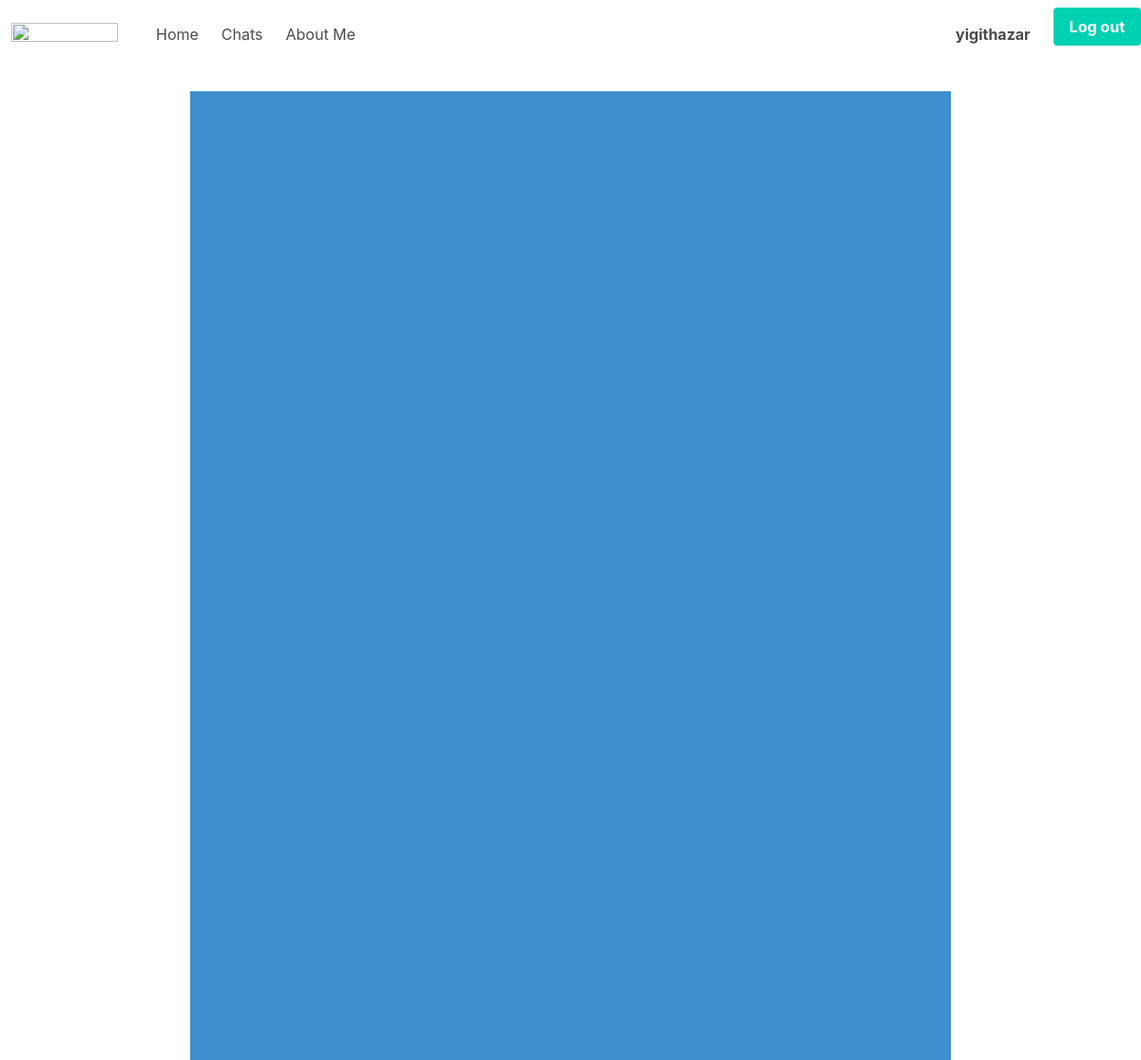
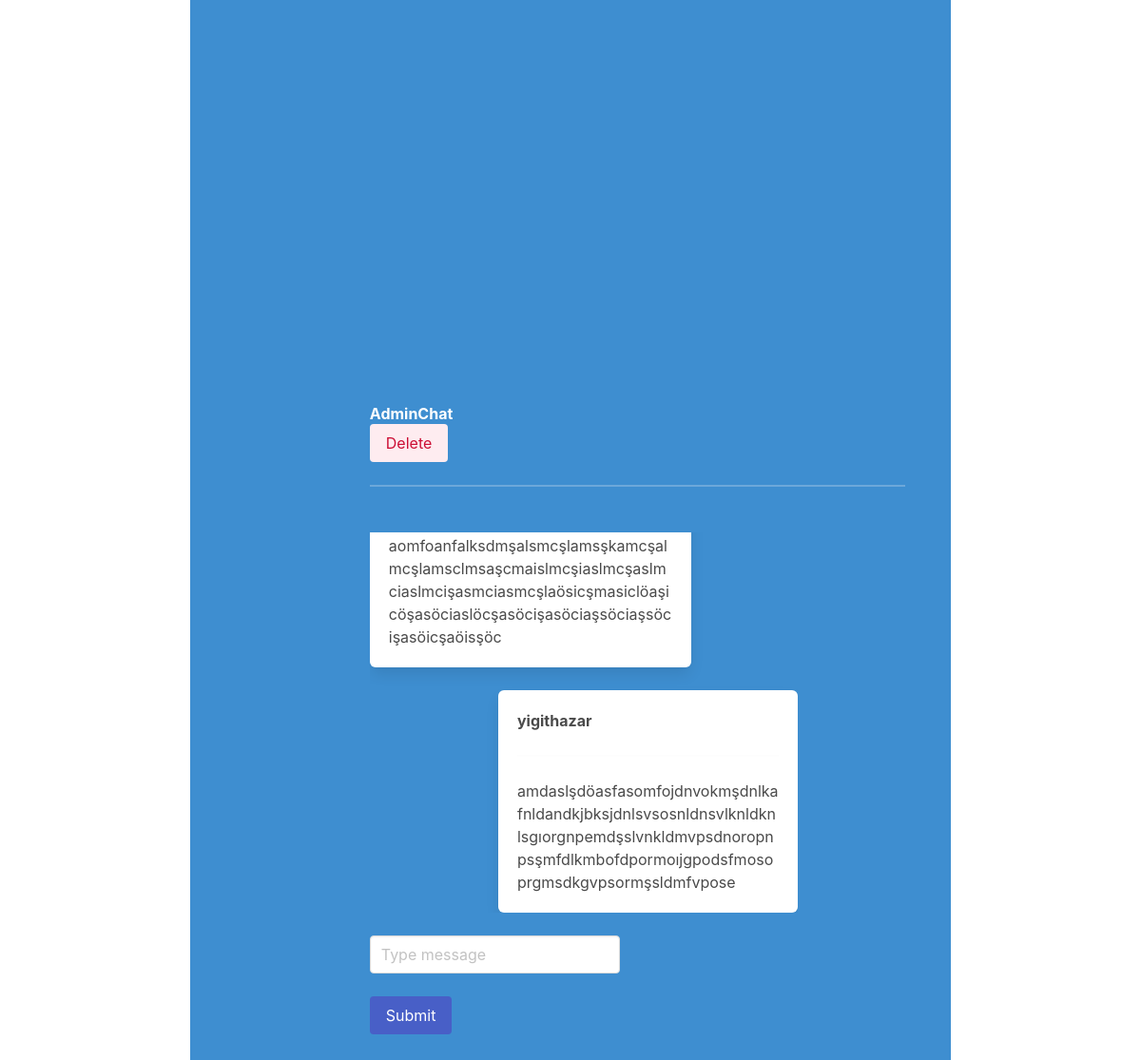
The app's page /msg/chat/1 (signed in) with its own data (2 pictures, top to bottom).
### msg/models.py (models this page shows, shortened)
class Chat(models.Model):
    chat_name = models.CharField(max_length=15,verbose_name="Chat Name")
    chat_admin = models.CharField(max_length=15,verbose_name="Chat Admin")
    chat_password = models.CharField(max_length=300,verbose_name="Password")

class Message(models.Model):
    chat = models.ForeignKey(Chat, verbose_name=("Chat"), on_delete=models.CASCADE,related_name="messages")
    author = models.CharField(max_length=50,verbose_name="Author")
    message = models.CharField(max_length=1500,verbose_name="Message")
    created_date = models.DateTimeField(auto_now_add=True)
    class Meta:
        ordering = ['created_date']

### msg/views.py (the view)
# urls.py: path('chat/<int:chat_id>',views.chat,name="chat"),
@login_required(login_url="/login/")
def chat(request,chat_id):
    chat = get_object_or_404(Chat,id=chat_id)
    messages = chat.messages.all()
    """if request.method == "POST":
        msg = request.POST.get('msg')
        if msg:
            newmsg = Message(author=request.user.username,message=msg)
            newmsg.chat = chat
            newmsg.save()
            return redirect("msg:chat",id)
        return redirect("msg:chat",id)"""
    return render(request,"chat.html",{'chat':chat,'message':messages})

### templates/chat.html (shortened to what this page needs)
{% extends 'layout.html' %}
{% block body %}
<section class="hero is-info is-fullheight" style="margin-left:200px; margin-right:200px;">
    <div class="hero-body" >
      <div class="" style="margin-top:-150px; margin-left: 20%;">
        {% if chat.chat_admin == request.user.username %}
        <h3 style="margin-top:110px;"><strong>{{chat.chat_name}}</strong></h3>
        <a href="/msg/chat/delete/{{chat.id}}" class="button is-danger is-light">Delete</a>
        {% else %}
        <h3 style="margin-top:100px;"><strong>{{chat.chat_name}}</strong></h3>
        {% endif %}
        <hr>
         <br>
        <div class="chat-messages space-y-3" id="chat-messages" style="margin-right:20%;">
        {% for msg in message %}
        {% if msg.author == request.user.username %}
        <div class="box" style="margin-left: 30%; display: flex; justify-content: right; word-wrap: break-word; word-break: break-word;">
          <div class="media-content is-right">
            <div class="content">
              <p style="tex-align:end;">
                <strong>{{msg.author}}</strong>
                <br>
                <hr>
                {{msg.message}}
              </p>
            </div>
          </div>
        </div>
        {% else %}
        <div class="box" style="margin-right:25%; display: flex; justify-content: left; word-wrap: break-word; word-break: break-word;">
          <div class="media-content">
            <div class="content">
              <p>
                <br>
                {{msg.message}}
              </p>
            </div>
          </div>
        </div>
        {% endif %}
        {% endfor %}
      </div>
      <br>
        <form method="post" class="flex">
          <div class="field">
            <div class="control" style="margin-right:300px;">
              <input class="input" id="chat-message-input" type="text" name="content" placeholder="Type message">
            </div>
            <br>
            <div class="control">
              <button id="chat-message-submit" class="button is-link">Submit</button>
            </div>
          </div>
         </form>
      </div>
    </div>
  </section>
{% endblock body %}

### templates/includes/navbar.html (shortened to what this page needs)
<nav class="navbar" role="navigation" aria-label="main navigation">
    <div class="navbar-brand">
      <a class="navbar-item" href="/">
        <img src="https://bulma.io/images/bulma-logo.png" width="112" height="28">
      </a>
    </div>
    <div id="navbarBasicExample" class="navbar-menu">
      <div class="navbar-start">
        <a href="/"class="navbar-item">
          Home
        </a>
        {% if request.user.is_authenticated %}
        <a href="/msg/chats"class="navbar-item">
          Chats
        </a>
        {% endif %}
        <a href="/about"class="navbar-item">
          About Me
        </a>
      </div>
      <div class="navbar-end">
        {% if request.user.is_authenticated %}
        <div class="navbar-item">
            <a href="/msg/profile/{{ request.user.username }}" class="navbar-item">
                <strong>{{request.user.username}}</strong>
            </a>
        </div>
        <a href="/logout" class="button is-primary">
                <strong>Log out</strong>
            </a>
        {% endif %}
          </div>
        </div>
  </nav>

### templates/layout.html (style rules this page uses)
.chat-messages { height: 400px; overflow-y: auto; }

### records on screen
Chat: chat_name "AdminChat"
Message: message "aomfoanfalksdmşalsmcşlamsşkamcşalmcşlamsclmsaşcmaislmcşiaslmcşaslmciaslmcişasmciasmcşlaösicşmasiclöaşicöşasöciaslöcşasöcişasöciaşsöciaşsöcişasöicşaöisşöc"
Message: author "yigithazar", message "amdaslşdöasfasomfojdnvokmşdnlkafnldandkjbksjdnlsvsosnldnsvlknldknlsgıorgnpemdşslvnkldmvpsdnoropnpsşmfdlkmbofdpormoıjgpodsfmosoprgmsdkgvpsormşsldmfvpose"

### other values on screen
{{ request.user.username }} "yigithazar"
